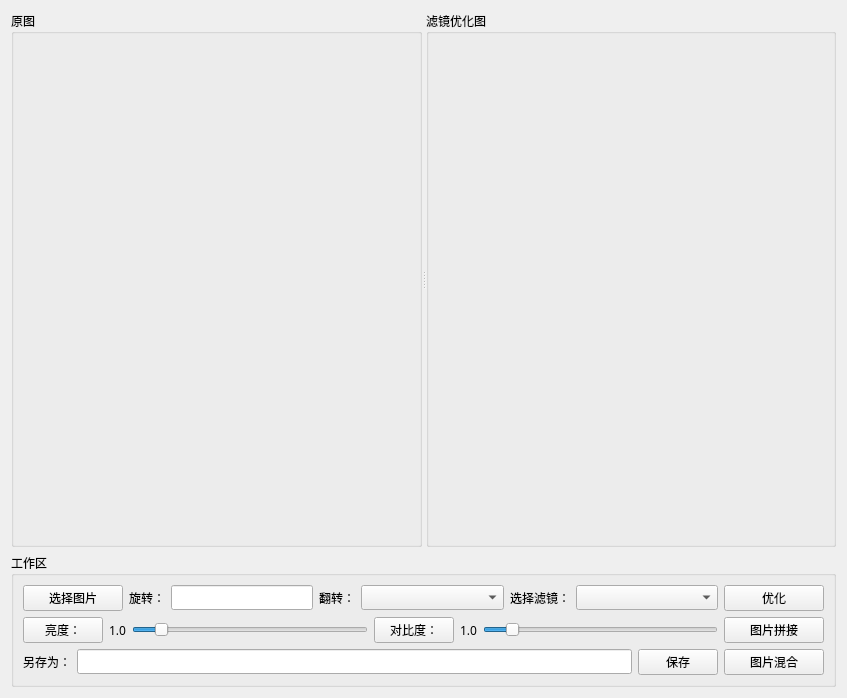
<?xml version="1.0" encoding="UTF-8"?>
<ui version="4.0">
 <class>Form</class>
 <widget class="QWidget" name="Form">
  <property name="geometry">
   <rect>
    <x>0</x>
    <y>0</y>
    <width>847</width>
    <height>698</height>
   </rect>
  </property>
  <property name="font">
   <font>
    <family>微软雅黑</family>
    <pointsize>9</pointsize>
   </font>
  </property>
  <property name="windowTitle">
   <string>Layla</string>
  </property>
  <layout class="QVBoxLayout" name="verticalLayout_3" stretch="1,0">
   <item>
    <widget class="QSplitter" name="splitter">
     <property name="orientation">
      <enum>Qt::Horizontal</enum>
     </property>
     <property name="opaqueResize">
      <bool>false</bool>
     </property>
     <property name="childrenCollapsible">
      <bool>false</bool>
     </property>
     <widget class="QGroupBox" name="groupBox">
      <property name="title">
       <string>原图</string>
      </property>
      <layout class="QVBoxLayout" name="verticalLayout">
       <item>
        <widget class="QLabel" name="label_origin_pic">
         <property name="text">
          <string/>
         </property>
        </widget>
       </item>
      </layout>
     </widget>
     <widget class="QGroupBox" name="groupBox_2">
      <property name="title">
       <string>滤镜优化图</string>
      </property>
      <layout class="QVBoxLayout" name="verticalLayout_2">
       <item>
        <widget class="QLabel" name="label_opt_pic">
         <property name="text">
          <string/>
         </property>
        </widget>
       </item>
      </layout>
     </widget>
    </widget>
   </item>
   <item>
    <widget class="QGroupBox" name="groupBox_3">
     <property name="title">
      <string>工作区</string>
     </property>
     <layout class="QGridLayout" name="gridLayout">
      <item row="4" column="0" colspan="3">
       <layout class="QHBoxLayout" name="horizontalLayout_2">
        <item>
         <widget class="QLabel" name="label_2">
          <property name="text">
           <string>另存为：</string>
          </property>
         </widget>
        </item>
        <item>
         <widget class="QLineEdit" name="lineEdit_save_path"/>
        </item>
        <item>
         <widget class="QPushButton" name="pushButton_save">
          <property name="cursor">
           <cursorShape>PointingHandCursor</cursorShape>
          </property>
          <property name="text">
           <string>保存</string>
          </property>
         </widget>
        </item>
       </layout>
      </item>
      <item row="0" column="0">
       <widget class="QPushButton" name="pushButton_select_pic">
        <property name="maximumSize">
         <size>
          <width>100</width>
          <height>16777215</height>
         </size>
        </property>
        <property name="cursor">
         <cursorShape>PointingHandCursor</cursorShape>
        </property>
        <property name="text">
         <string>选择图片</string>
        </property>
       </widget>
      </item>
      <item row="3" column="3">
       <widget class="QPushButton" name="pushButton_union">
        <property name="cursor">
         <cursorShape>PointingHandCursor</cursorShape>
        </property>
        <property name="text">
         <string>图片拼接</string>
        </property>
       </widget>
      </item>
      <item row="0" column="3">
       <widget class="QPushButton" name="pushButton_opt">
        <property name="maximumSize">
         <size>
          <width>100</width>
          <height>16777215</height>
         </size>
        </property>
        <property name="cursor">
         <cursorShape>PointingHandCursor</cursorShape>
        </property>
        <property name="text">
         <string>优化</string>
        </property>
       </widget>
      </item>
      <item row="4" column="3">
       <widget class="QPushButton" name="pushButton_blend">
        <property name="cursor">
         <cursorShape>PointingHandCursor</cursorShape>
        </property>
        <property name="text">
         <string>图片混合</string>
        </property>
       </widget>
      </item>
      <item row="0" column="1" colspan="2">
       <layout class="QHBoxLayout" name="horizontalLayout" stretch="0,1,0,1,0,1">
        <item>
         <widget class="QLabel" name="label_3">
          <property name="text">
           <string>旋转：</string>
          </property>
         </widget>
        </item>
        <item>
         <widget class="QLineEdit" name="lineEdit_rotate"/>
        </item>
        <item>
         <widget class="QLabel" name="label_4">
          <property name="text">
           <string>翻转：</string>
          </property>
         </widget>
        </item>
        <item>
         <widget class="QComboBox" name="comboBox_transpose">
          <property name="cursor">
           <cursorShape>PointingHandCursor</cursorShape>
          </property>
         </widget>
        </item>
        <item>
         <widget class="QLabel" name="label">
          <property name="text">
           <string>选择滤镜：</string>
          </property>
          <property name="alignment">
           <set>Qt::AlignRight|Qt::AlignTrailing|Qt::AlignVCenter</set>
          </property>
         </widget>
        </item>
        <item>
         <widget class="QComboBox" name="comboBox_opt_way">
          <property name="cursor">
           <cursorShape>PointingHandCursor</cursorShape>
          </property>
         </widget>
        </item>
       </layout>
      </item>
      <item row="3" column="0" colspan="3">
       <layout class="QHBoxLayout" name="horizontalLayout_5">
        <item>
         <layout class="QHBoxLayout" name="horizontalLayout_3">
          <item>
           <widget class="QPushButton" name="pushButton_brightness">
            <property name="maximumSize">
             <size>
              <width>80</width>
              <height>16777215</height>
             </size>
            </property>
            <property name="text">
             <string>亮度：</string>
            </property>
           </widget>
          </item>
          <item>
           <widget class="QLabel" name="label_brightness">
            <property name="text">
             <string>1.0</string>
            </property>
           </widget>
          </item>
          <item>
           <widget class="QSlider" name="horizontalSlider_brightness">
            <property name="maximum">
             <number>100</number>
            </property>
            <property name="singleStep">
             <number>5</number>
            </property>
            <property name="pageStep">
             <number>5</number>
            </property>
            <property name="value">
             <number>10</number>
            </property>
            <property name="tracking">
             <bool>false</bool>
            </property>
            <property name="orientation">
             <enum>Qt::Horizontal</enum>
            </property>
            <property name="tickPosition">
             <enum>QSlider::NoTicks</enum>
            </property>
           </widget>
          </item>
         </layout>
        </item>
        <item>
         <layout class="QHBoxLayout" name="horizontalLayout_4">
          <property name="spacing">
           <number>6</number>
          </property>
          <item>
           <widget class="QPushButton" name="pushButton_contrast">
            <property name="maximumSize">
             <size>
              <width>80</width>
              <height>16777215</height>
             </size>
            </property>
            <property name="text">
             <string>对比度：</string>
            </property>
           </widget>
          </item>
          <item>
           <widget class="QLabel" name="label_contrast">
            <property name="text">
             <string>1.0</string>
            </property>
           </widget>
          </item>
          <item>
           <widget class="QSlider" name="horizontalSlider_contrast">
            <property name="maximum">
             <number>100</number>
            </property>
            <property name="singleStep">
             <number>5</number>
            </property>
            <property name="pageStep">
             <number>5</number>
            </property>
            <property name="value">
             <number>10</number>
            </property>
            <property name="tracking">
             <bool>false</bool>
            </property>
            <property name="orientation">
             <enum>Qt::Horizontal</enum>
            </property>
            <property name="invertedAppearance">
             <bool>false</bool>
            </property>
            <property name="invertedControls">
             <bool>false</bool>
            </property>
            <property name="tickPosition">
             <enum>QSlider::NoTicks</enum>
            </property>
           </widget>
          </item>
         </layout>
        </item>
       </layout>
      </item>
     </layout>
    </widget>
   </item>
  </layout>
 </widget>
 <resources/>
 <connections/>
</ui>
